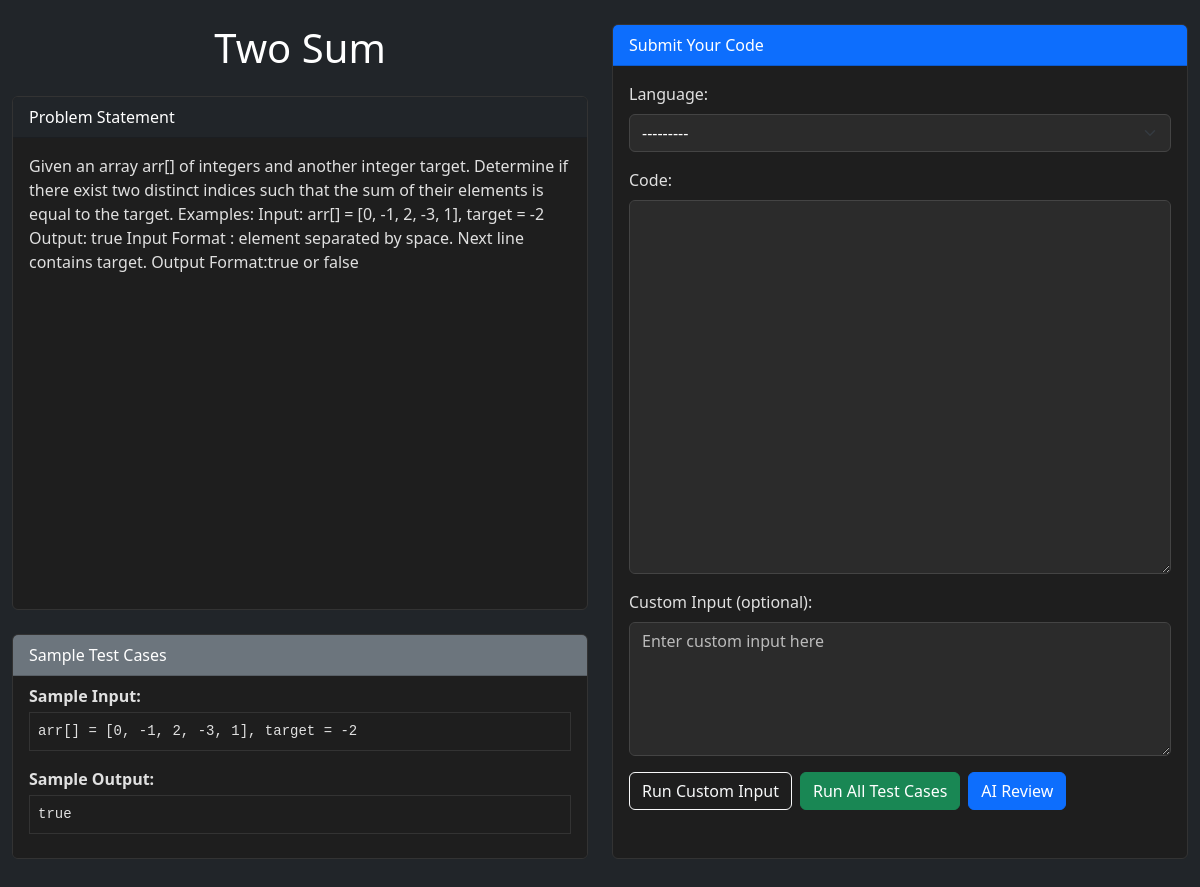
Before: /problems/1/ with the older database file.
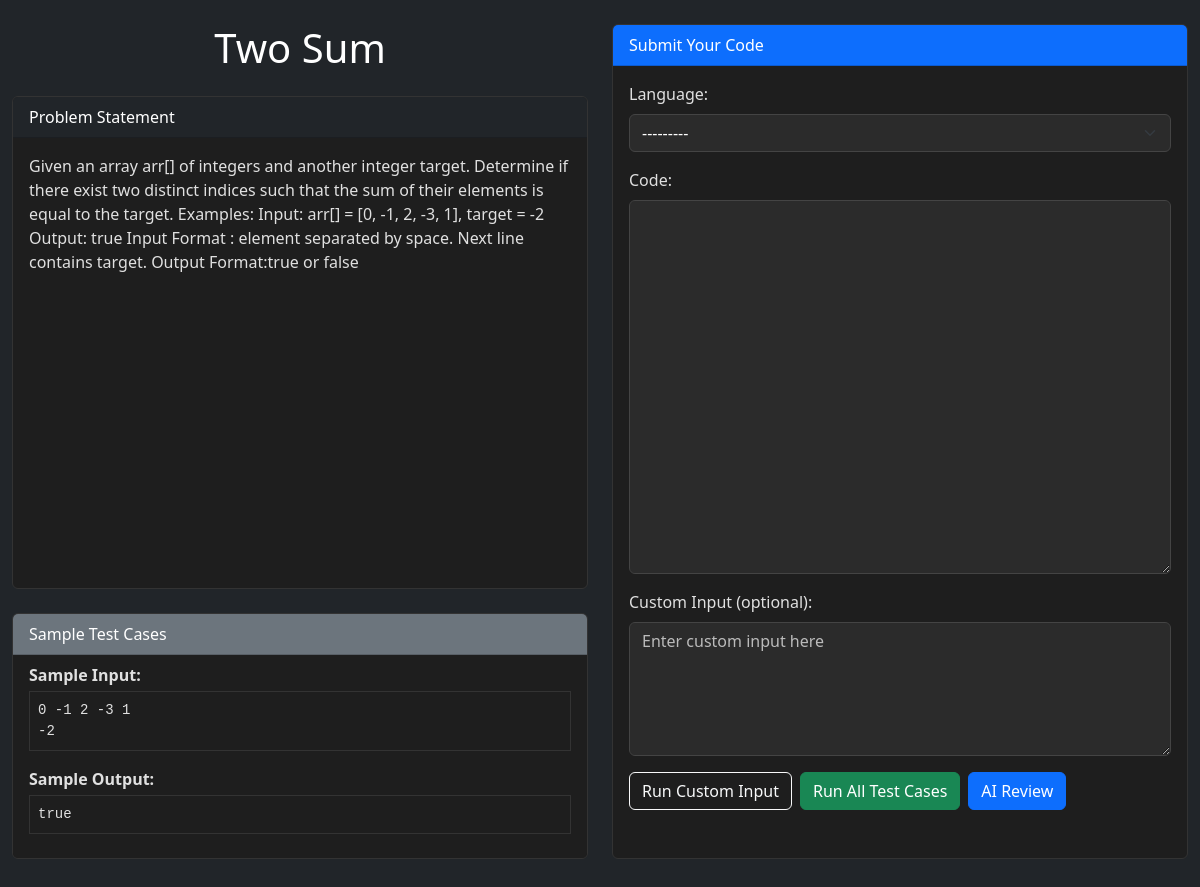
After: the same page with the newer database file.
### problems/models.py (models this page shows, shortened)
class Problem(models.Model):
    title = models.CharField(max_length=200)
    slug = models.SlugField(unique=True)  # for cleaner URLs
    statement = models.TextField()
    input_format = models.TextField()
    output_format = models.TextField()
    constraints = models.TextField()
    sample_input = models.TextField()
    sample_output = models.TextField()

### problems/views.py (the view)
# urls.py: path('<int:problem_id>/',        problem_detail, name='problem_detail'),
def problem_detail(request, problem_id):
    problem = get_object_or_404(Problem, id=problem_id)
    form = CodeSubmissionForm()
    return render(request, 'problems/problem_detail.html', {
        'problem': problem,
        'form': form,
        'testcases': TestCase.objects.filter(problem=problem),
        'submission': None,
    })

### compiler/forms.py
class CodeSubmissionForm(forms.ModelForm):
    class Meta:
        model = CodeSubmission
        fields = ['language', 'code', 'input_data']
        widgets = {
            'language': forms.Select(attrs={'id': 'id_language'}),
            'code': forms.Textarea(attrs={'rows': 10}),
            'input_data': forms.Textarea(attrs={'rows': 3}),
        }

### templates/problems/problem_detail.html (shortened to what this page needs)
{% load static %}
{% load widget_tweaks %}
<!DOCTYPE html>
<html>
<head>
  <link href="https://cdn.jsdelivr.net/npm/bootstrap@5.3.0/dist/css/bootstrap.min.css" rel="stylesheet">
</head>
<body class="bg-dark text-white">
  <div class="container-fluid my-4">
    <div class="row g-4 align-items-stretch">
      <div class="col-lg-6 d-flex flex-column">
        <h1 class="mb-4 text-center">{{ problem.title }}</h1>
        <div class="card mb-4 flex-grow-1 h-100">
          <div class="card-header bg-dark text-white">Problem Statement</div>
          <div class="card-body">
            <p>{{ problem.statement }}</p>
          </div>
        </div>
        <div class="card mb-4">
          <div class="card-header bg-secondary text-white">Sample Test Cases</div>
          <ul class="list-group list-group-flush">
            {% if problem.sample_input or problem.sample_output %}
              <li class="list-group-item" style="background-color: #1e1e1e; color: #e0e0e0;">
                {% if problem.sample_input %}
                  <div><strong>Sample Input:</strong></div>
                  <pre style="background-color: #1e1e1e; color: #e0e0e0; padding: 0.5rem; border: 1px solid #333; white-space: pre-wrap; margin-top: 0.25rem;">{{ problem.sample_input }}</pre>
                {% endif %}
                {% if problem.sample_output %}
                  <div class="mt-2"><strong>Sample Output:</strong></div>
                  <pre style="background-color: #1e1e1e; color: #e0e0e0; padding: 0.5rem; border: 1px solid #333; white-space: pre-wrap; margin-top: 0.25rem;">{{ problem.sample_output}}</pre>
                {% endif %}
              </li>
            {% endif %}
          </ul>
        </div>
      </div>
      <div class="col-lg-6 d-flex flex-column">
        <div class="card mb-4 flex-grow-1">
          <div class="card-header bg-primary text-white">Submit Your Code</div>
          <div class="card-body">
            <form method="post" action="{% url 'submit_code' problem.id %}">
              <div class="mb-3">
                <label for="id_language" class="form-label">Language:</label>
                {{ form.language|add_class:"form-select" }}
              </div>
              <div class="mb-3">
                <label for="code" class="form-label">Code:</label>
                <textarea id="code" name="code" rows="15" class="form-control">{{ form.code.value|default:"" }}</textarea>
              </div>
              <div class="mb-3">
                <label for="input_data" class="form-label">Custom Input (optional):</label>
                <textarea id="input_data" name="input_data" rows="5" class="form-control" placeholder="Enter custom input here">{{ form.input_data.value|default:"" }}</textarea>
              </div>
              <div class="d-flex flex-wrap gap-2">
                <button type="submit" name="action" value="custom" class="btn btn-outline-light">Run Custom Input</button>
                <button type="submit" name="action" value="run_all" class="btn btn-success">Run All Test Cases</button>
                <button type="button" id="ai-review-btn" class="btn btn-primary">AI Review</button>
              </div>
            </form>
          </div>
        </div>
      </div>
    </div>
  </div>
</body>
</html>

Changed rows visible on the page:
changed Problem "Two Sum": sample_input "arr[] = [0, -1, 2, -3, 1], target = -2" → "0 -1 2 -3 1 -2"
